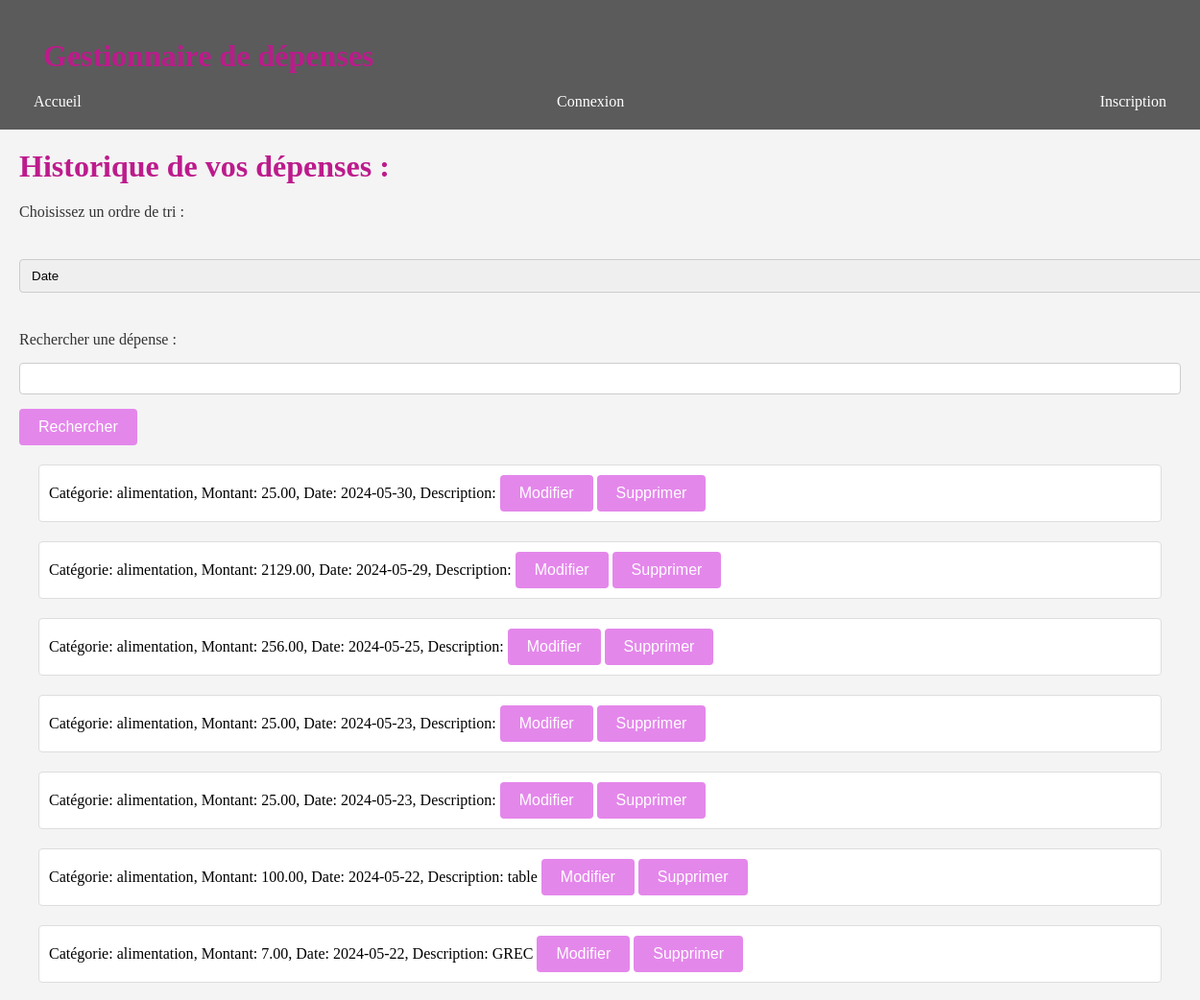
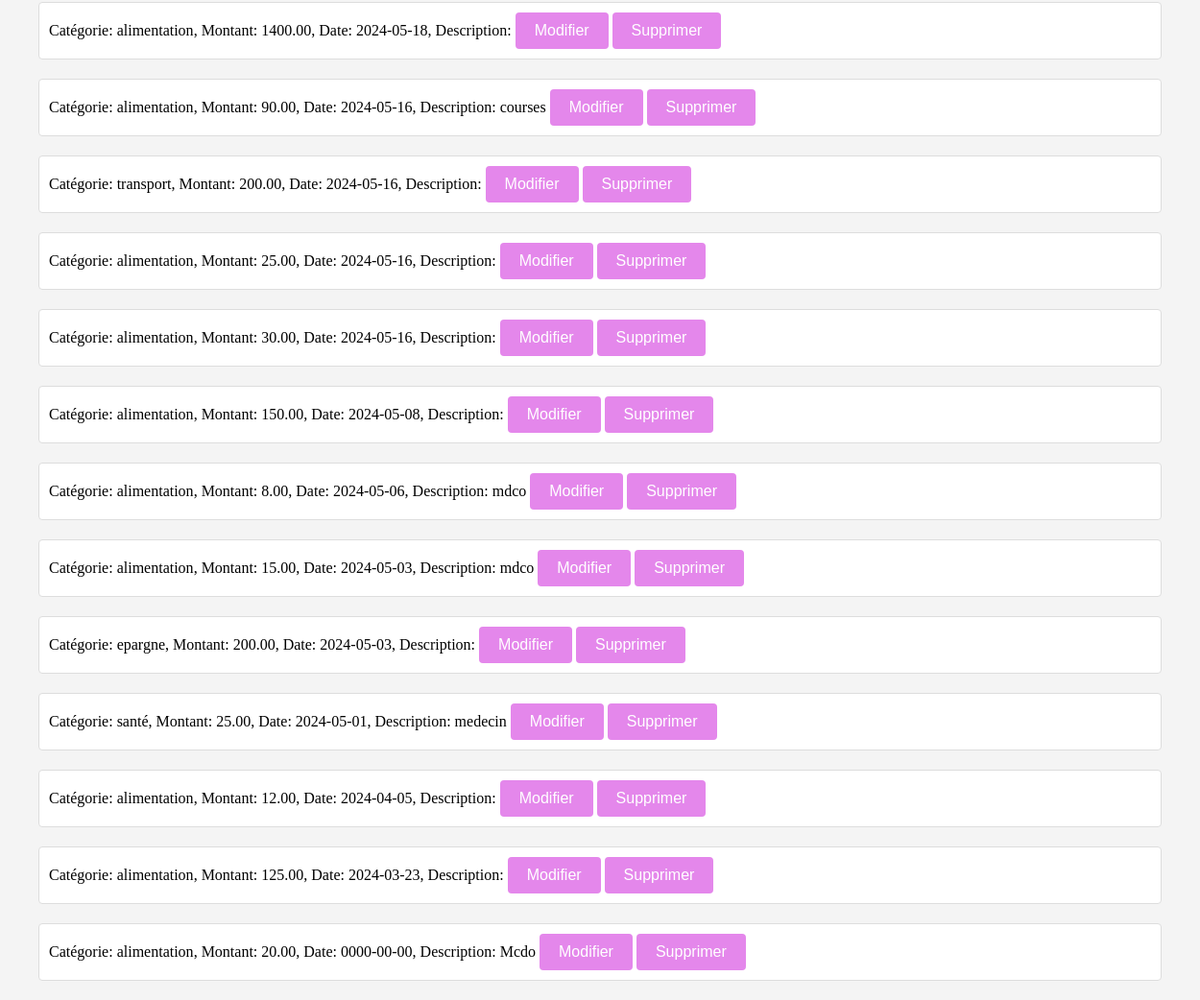
Page /Historique.php on the committed database (2 pictures, top to bottom).
### tables this page shows
CREATE TABLE IF NOT EXISTS `depenses` (
  `id` int NOT NULL AUTO_INCREMENT,
  `user_id` int NOT NULL,
  `categorie` varchar(255) NOT NULL,
  `montant` decimal(10,2) NOT NULL,
  `date` date NOT NULL,
  `description` text,
  PRIMARY KEY (`id`),
  KEY `user_id` (`user_id`)
);

### afficherDepense.php (the view, shortened to what this page needs)
<?php
include 'connect.php';
$sql = "SELECT * FROM depenses ORDER BY date DESC";
$result = $conn->query($sql);
if ($result->num_rows > 0) {
    while($row = $result->fetch_assoc()) {
        echo "<li data-id='{$row['id']}' data-date='{$row['date']}' data-montant='{$row['montant']}' data-categorie='{$row['categorie']}'>
              Catégorie: {$row['categorie']}, Montant: {$row['montant']}, Date: {$row['date']}, Description: {$row['description']}
              <button onclick='modifierDepense({$row['id']})'>Modifier</button>
              <button onclick='supprimerDepense({$row['id']})'>Supprimer</button>
              </li>";
    }
} else {
    echo "<li>Pas de dépenses enregistrées</li>";
}

### style.css (style rules this page uses)
body { font-family: 'American Typewriter', serif; margin: 0px; padding: 0px; background-color: #f4f4f4; text-align: left; }
button { background-color: rgb(228, 135, 235); color: white; padding: 10px 20px; font-size: 16px; cursor: pointer; border: none; border-radius: 4px; }
#listeDepenses li { border: 1px solid #ddd; background-color: #fff; margin: 20px; padding: 10px; border-radius: 4px; }

### rows in the picture
depenses: categorie "alimentation", montant "25.00", date "2024-05-30"
depenses: categorie "alimentation", montant "2129.00", date "2024-05-29"
depenses: categorie "alimentation", montant "256.00", date "2024-05-25"
depenses: categorie "alimentation", montant "25.00", date "2024-05-23"
depenses: categorie "alimentation", montant "25.00", date "2024-05-23"
depenses: categorie "alimentation", montant "100.00", date "2024-05-22", description "table"
depenses: categorie "alimentation", montant "7.00", date "2024-05-22", description "GREC"
depenses: categorie "alimentation", montant "1400.00", date "2024-05-18"
depenses: categorie "alimentation", montant "90.00", date "2024-05-16", description "courses"
depenses: categorie "transport", montant "200.00", date "2024-05-16"
depenses: categorie "alimentation", montant "25.00", date "2024-05-16"
depenses: categorie "alimentation", montant "30.00", date "2024-05-16"
depenses: categorie "alimentation", montant "150.00", date "2024-05-08"
depenses: categorie "alimentation", montant "8.00", date "2024-05-06", description "mdco"
depenses: categorie "alimentation", montant "15.00", date "2024-05-03", description "mdco"
depenses: categorie "epargne", montant "200.00", date "2024-05-03"
depenses: categorie "santé", montant "25.00", date "2024-05-01", description "medecin"
depenses: categorie "alimentation", montant "12.00", date "2024-04-05"
depenses: categorie "alimentation", montant "125.00", date "2024-03-23"
depenses: categorie "alimentation", montant "20.00", date "0000-00-00", description "Mcdo"
